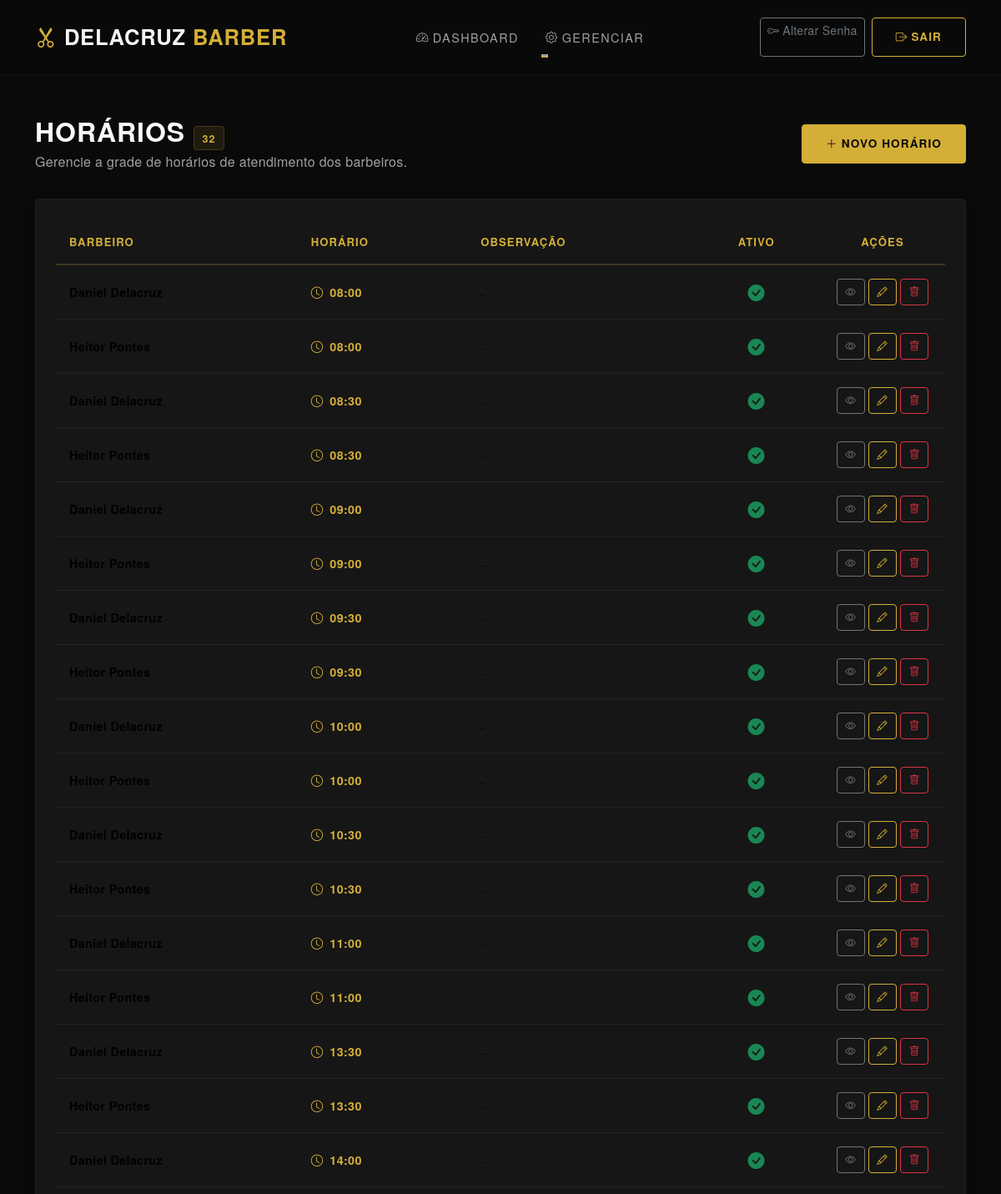
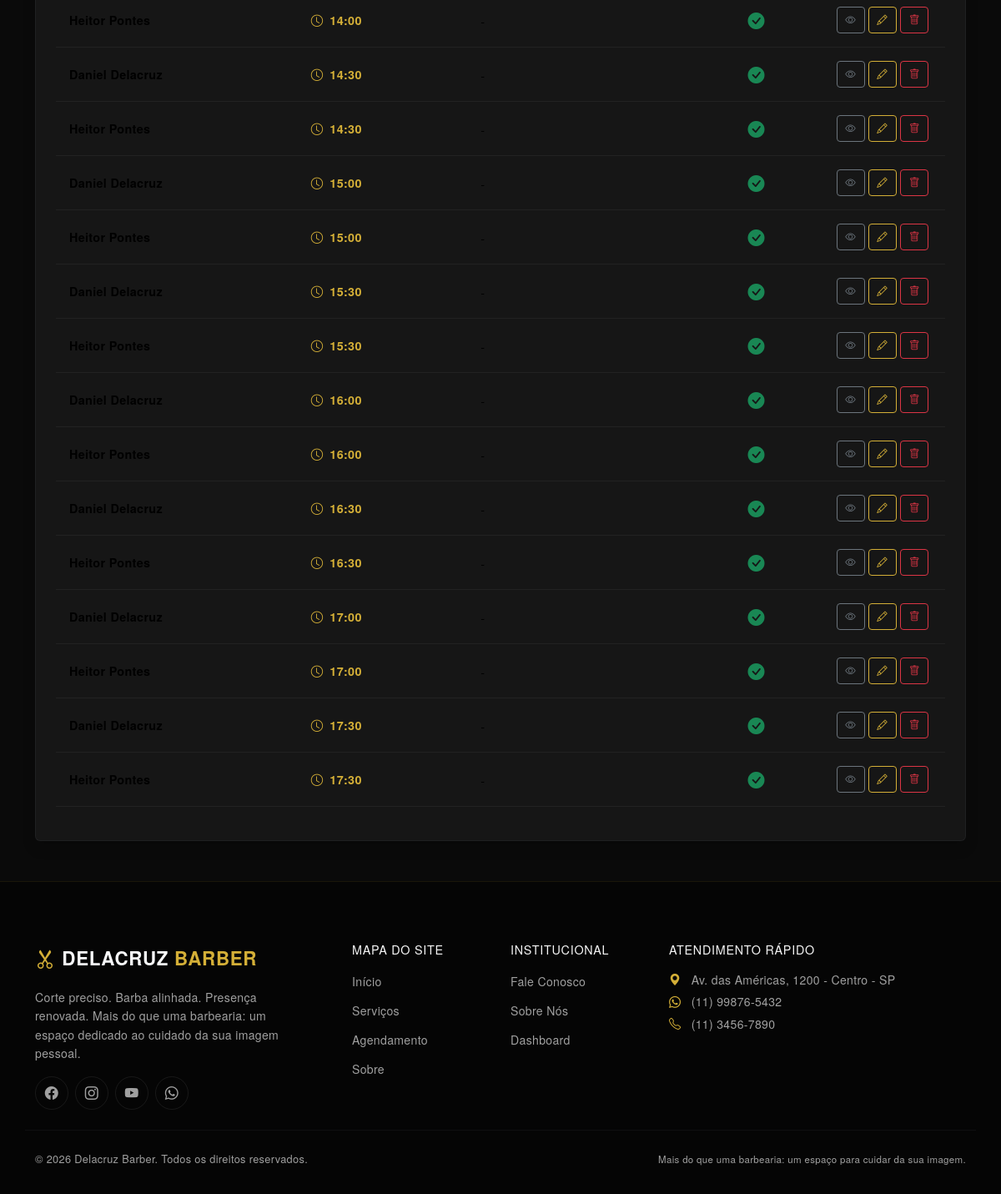
/listar/horarios/ (signed in), run on the app's committed database (2 pictures, top to bottom).
### website/models.py (models this page shows, shortened)
class HorarioDisponivel(models.Model):
    barbeiro = models.ForeignKey(Barbeiro, on_delete=models.PROTECT, related_name='horarios')
    horario = models.TimeField()
    ativo = models.BooleanField(default=True)
    observacao = models.CharField(max_length=200, blank=True)
    class Meta:
        verbose_name = 'Horário Disponível'
        verbose_name_plural = 'Horários Disponíveis'
        unique_together = ['barbeiro', 'horario']
        ordering = ['horario']

class Barbeiro(models.Model):
    nome = models.CharField(max_length=200)
    cargo = models.CharField(max_length=100)
    especialidade = models.CharField(max_length=300)
    descricao_curta = models.TextField(blank=True)
    imagem_url = models.URLField(blank=True)
    ativo = models.BooleanField(default=True)
    cadastrado_em = models.DateTimeField(auto_now_add=True)
    atualizado_em = models.DateTimeField(auto_now=True)
    class Meta:
        verbose_name = 'Barbeiro'
        verbose_name_plural = 'Barbeiros'

### website/views.py (the view)
# urls.py: path('listar/horarios/', views.HorarioDisponivelList.as_view(), name='listar_horarios'),
class HorarioDisponivelList(LoginRequiredMixin, ListView):
    model = HorarioDisponivel
    template_name = 'website/listas/horarios.html'
    context_object_name = 'horarios'

### website/templates/website/listas/horarios.html (shortened to what this page needs)
{% extends 'website/modelo.html' %}
{% block conteudo %}
<section class="py-5">
  <div class="container text-start">
    <div class="page-header">
      <div>
        <h2 class="brand-font text-uppercase fw-bold text-light mb-1">
          Horários <span class="badge-count">{{ horarios.count }}</span>
        </h2>
        <p class="text-muted-custom mb-0">Gerencie a grade de horários de atendimento dos barbeiros.</p>
      </div>
      <a href="{% url 'cadastrar_horario' %}" class="btn btn-gold-solid text-uppercase fw-bold">
        <i class="bi bi-plus-lg me-1"></i>Novo Horário
      </a>
    </div>
    <div class="bg-card-custom p-4 rounded border border-secondary border-opacity-10 shadow">
      <div class="table-responsive">
        <table class="table table-dark-custom align-middle">
          <thead>
            <tr>
              <th>Barbeiro</th>
              <th>Horário</th>
              <th>Observação</th>
              <th class="text-center">Ativo</th>
              <th class="text-center" style="width: 150px;">Ações</th>
            </tr>
          </thead>
          <tbody>
            {% for horario in horarios %}
            <tr>
              <td><span class="fw-bold">{{ horario.barbeiro.nome }}</span></td>
              <td class="text-gold fw-bold"><i class="bi bi-clock me-2"></i>{{ horario.horario|time:"H:i" }}</td>
              <td>{{ horario.observacao|default:"-" }}</td>
              <td class="text-center">
                {% if horario.ativo %}
                <span class="text-success fs-5"><i class="bi bi-check-circle-fill"></i></span>
                {% else %}
                <span class="text-danger fs-5"><i class="bi bi-x-circle-fill"></i></span>
                {% endif %}
              </td>
              <td class="text-center">
                <div class="d-flex justify-content-center gap-1">
                  <a href="{% url 'ver_horario' horario.pk %}" class="btn btn-action btn-outline-secondary" title="Visualizar"><i class="bi bi-eye"></i></a>
                  <a href="{% url 'editar_horario' horario.pk %}" class="btn btn-action btn-gold-outline" title="Editar"><i class="bi bi-pencil"></i></a>
                  <a href="{% url 'excluir_horario' horario.pk %}" class="btn btn-action btn-outline-danger" title="Excluir"><i class="bi bi-trash"></i></a>
                </div>
              </td>
            </tr>
            {% endfor %}
          </tbody>
        </table>
      </div>
    </div>
  </div>
</section>
{% endblock %}

### website/templates/website/modelo.html (shortened to what this page needs)
{% load static %}
<!doctype html>
<html lang="pt-BR">
  <head>
    <link href="https://cdn.jsdelivr.net/npm/bootstrap@5.3.3/dist/css/bootstrap.min.css" rel="stylesheet">
    <link rel="stylesheet" href="https://cdn.jsdelivr.net/npm/bootstrap-icons@1.11.3/font/bootstrap-icons.min.css">
    <link rel="stylesheet" href="{% static 'website/css/style.css' %}">
  </head>
  <body class="bg-dark-custom">
    <nav class="navbar navbar-expand-lg navbar-custom sticky-top" id="main-nav">
      <div class="container">
        {% if user.is_authenticated %}
        <a class="navbar-brand d-flex align-items-center gap-2" href="{% url 'dashboard' %}">
          <span class="text-gold"><i class="bi bi-scissors"></i></span>
          <span class="brand-font fw-bold text-uppercase">Delacruz <span class="text-gold">Barber</span></span>
        </a>
        <div class="collapse navbar-collapse" id="navbarText">
          <ul class="navbar-nav mx-auto mb-2 mb-lg-0">
            <li class="nav-item">
              <a class="nav-link nav-link-custom" href="{% url 'dashboard' %}"><i class="bi bi-speedometer2 me-1"></i>Dashboard</a>
            </li>
            <li class="nav-item dropdown">
              <a class="nav-link nav-link-custom dropdown-toggle" href="#" role="button" data-bs-toggle="dropdown" aria-expanded="false">
                <i class="bi bi-gear me-1"></i>Gerenciar
              </a>
            </li>
          </ul>
          <div class="navbar-action d-flex gap-2">
            <a href="{% url 'password_change' %}" class="btn btn-outline-secondary btn-sm"><i class="bi bi-key me-1"></i>Alterar Senha</a>
            <a href="{% url 'logout' %}" class="btn btn-gold-outline btn-sm"><i class="bi bi-box-arrow-right me-1"></i>Sair</a>
          </div>
        </div>
        {% endif %}
      </div>
    </nav>
    {% block conteudo %}{% endblock %}
    <footer class="footer-bar footer-text text-start">
      <div class="container pb-4 border-bottom border-secondary border-opacity-10">
        <div class="row g-4">
          <div class="col-lg-4">
            <a class="d-flex align-items-center gap-2 mb-3 text-decoration-none" href="{% url 'inicio' %}">
              <span class="text-gold"><i class="bi bi-scissors fs-4"></i></span>
              <span class="brand-font fw-bold text-uppercase text-light" style="font-size: 1.4rem;">Delacruz <span class="text-gold">Barber</span></span>
            </a>
            <p class="text-muted-custom mb-3" style="font-size: 0.88rem; max-width: 320px;">
              Corte preciso. Barba alinhada. Presença renovada. Mais do que uma barbearia: um espaço dedicado ao cuidado da sua imagem pessoal.
            </p>
            <div class="d-flex gap-2">
              <a href="#" class="footer-social-pill" aria-label="Facebook"><i class="bi bi-facebook"></i></a>
              <a href="https://instagram.com/delacruzbarber_oficial" target="_blank" class="footer-social-pill" aria-label="Instagram"><i class="bi bi-instagram"></i></a>
              <a href="#" class="footer-social-pill" aria-label="YouTube"><i class="bi bi-youtube"></i></a>
              <a href="https://wa.me/5511998765432" target="_blank" class="footer-social-pill" aria-label="WhatsApp"><i class="bi bi-whatsapp"></i></a>
            </div>
          </div>
          <div class="col-6 col-lg-2">
            <h5 class="text-beige text-uppercase fw-600 mb-3" style="font-size: 0.9rem; letter-spacing: 0.05em;">Mapa do Site</h5>
            <ul class="footer-link-list">
              <li><a href="{% url 'inicio' %}" class="footer-link">Início</a></li>
              <li><a href="{% url 'inicio' %}#servicos" class="footer-link">Serviços</a></li>
              <li><a href="{% url 'agendamento' %}" class="footer-link">Agendamento</a></li>
              <li><a href="{% url 'sobre' %}" class="footer-link">Sobre</a></li>
            </ul>
          </div>
          <div class="col-6 col-lg-2">
            <h5 class="text-beige text-uppercase fw-600 mb-3" style="font-size: 0.9rem; letter-spacing: 0.05em;">Institucional</h5>
            <ul class="footer-link-list">
              <li><a href="{% url 'contato' %}" class="footer-link">Fale Conosco</a></li>
              <li><a href="{% url 'sobre' %}" class="footer-link">Sobre Nós</a></li>
              {% if user.is_authenticated %}
              <li><a href="{% url 'dashboard' %}" class="footer-link">Dashboard</a></li>
              {% else %}
              <li><a href="{% url 'login' %}" class="footer-link">Área Restrita</a></li>
              {% endif %}
            </ul>
          </div>
          <div class="col-lg-4">
            <h5 class="text-beige text-uppercase fw-600 mb-3" style="font-size: 0.9rem; letter-spacing: 0.05em;">Atendimento Rápido</h5>
            <p class="text-muted-custom mb-1" style="font-size: 0.88rem;"><i class="bi bi-geo-alt-fill text-gold me-2"></i> Av. das Américas, 1200 - Centro - SP</p>
            <p class="text-muted-custom mb-1" style="font-size: 0.88rem;"><i class="bi bi-whatsapp text-gold me-2"></i> (11) 99876-5432</p>
            <p class="text-muted-custom mb-0" style="font-size: 0.88rem;"><i class="bi bi-telephone text-gold me-2"></i> (11) 3456-7890</p>
          </div>
        </div>
      </div>
      <div class="container pt-4">
        <div class="row align-items-center">
          <div class="col-md-6 text-center text-md-start">
            <p class="copyright-text">
              &copy; 2026 Delacruz Barber. Todos os direitos reservados.
            </p>
          </div>
          <div class="col-md-6 text-center text-md-end mt-2 mt-md-0">
            <p class="copyright-text" style="font-size: 0.72rem;">
              Mais do que uma barbearia: um espaço para cuidar da sua imagem.
            </p>
          </div>
        </div>
      </div>
    </footer>
  </body>
</html>

### data on the page
HorarioDisponivel: barbeiro.nome "Daniel Delacruz", horario "08:00", observacao "-", ativo True (drawn)
HorarioDisponivel: barbeiro.nome "Heitor Pontes", horario "08:00", observacao "-", ativo True (drawn)
HorarioDisponivel: barbeiro.nome "Daniel Delacruz", horario "08:30", observacao "-", ativo True (drawn)
HorarioDisponivel: barbeiro.nome "Heitor Pontes", horario "08:30", observacao "-", ativo True (drawn)
HorarioDisponivel: barbeiro.nome "Daniel Delacruz", horario "09:00", observacao "-", ativo True (drawn)
HorarioDisponivel: barbeiro.nome "Heitor Pontes", horario "09:00", observacao "-", ativo True (drawn)
HorarioDisponivel: barbeiro.nome "Daniel Delacruz", horario "09:30", observacao "-", ativo True (drawn)
HorarioDisponivel: barbeiro.nome "Heitor Pontes", horario "09:30", observacao "-", ativo True (drawn)
HorarioDisponivel: barbeiro.nome "Daniel Delacruz", horario "10:00", observacao "-", ativo True (drawn)
HorarioDisponivel: barbeiro.nome "Heitor Pontes", horario "10:00", observacao "-", ativo True (drawn)
HorarioDisponivel: barbeiro.nome "Daniel Delacruz", horario "10:30", observacao "-", ativo True (drawn)
HorarioDisponivel: barbeiro.nome "Heitor Pontes", horario "10:30", observacao "-", ativo True (drawn)
HorarioDisponivel: barbeiro.nome "Daniel Delacruz", horario "11:00", observacao "-", ativo True (drawn)
HorarioDisponivel: barbeiro.nome "Heitor Pontes", horario "11:00", observacao "-", ativo True (drawn)
HorarioDisponivel: barbeiro.nome "Daniel Delacruz", horario "13:30", observacao "-", ativo True (drawn)
HorarioDisponivel: barbeiro.nome "Heitor Pontes", horario "13:30", observacao "-", ativo True (drawn)
HorarioDisponivel: barbeiro.nome "Daniel Delacruz", horario "14:00", observacao "-", ativo True (drawn)
HorarioDisponivel: barbeiro.nome "Heitor Pontes", horario "14:00", observacao "-", ativo True (drawn)
HorarioDisponivel: barbeiro.nome "Daniel Delacruz", horario "14:30", observacao "-", ativo True (drawn)
HorarioDisponivel: barbeiro.nome "Heitor Pontes", horario "14:30", observacao "-", ativo True (drawn)
HorarioDisponivel: barbeiro.nome "Daniel Delacruz", horario "15:00", observacao "-", ativo True (drawn)
HorarioDisponivel: barbeiro.nome "Heitor Pontes", horario "15:00", observacao "-", ativo True (drawn)
HorarioDisponivel: barbeiro.nome "Daniel Delacruz", horario "15:30", observacao "-", ativo True (drawn)
HorarioDisponivel: barbeiro.nome "Heitor Pontes", horario "15:30", observacao "-", ativo True (drawn)
HorarioDisponivel: barbeiro.nome "Daniel Delacruz", horario "16:00", observacao "-", ativo True (drawn)
HorarioDisponivel: barbeiro.nome "Heitor Pontes", horario "16:00", observacao "-", ativo True (drawn)
HorarioDisponivel: barbeiro.nome "Daniel Delacruz", horario "16:30", observacao "-", ativo True (drawn)
HorarioDisponivel: barbeiro.nome "Heitor Pontes", horario "16:30", observacao "-", ativo True (drawn)
HorarioDisponivel: barbeiro.nome "Daniel Delacruz", horario "17:00", observacao "-", ativo True (drawn)
HorarioDisponivel: barbeiro.nome "Heitor Pontes", horario "17:00", observacao "-", ativo True (drawn)
HorarioDisponivel: barbeiro.nome "Daniel Delacruz", horario "17:30", observacao "-", ativo True (drawn)
HorarioDisponivel: barbeiro.nome "Heitor Pontes", horario "17:30", observacao "-", ativo True (drawn)

### other printed values
{{ horarios.count }} "32"
